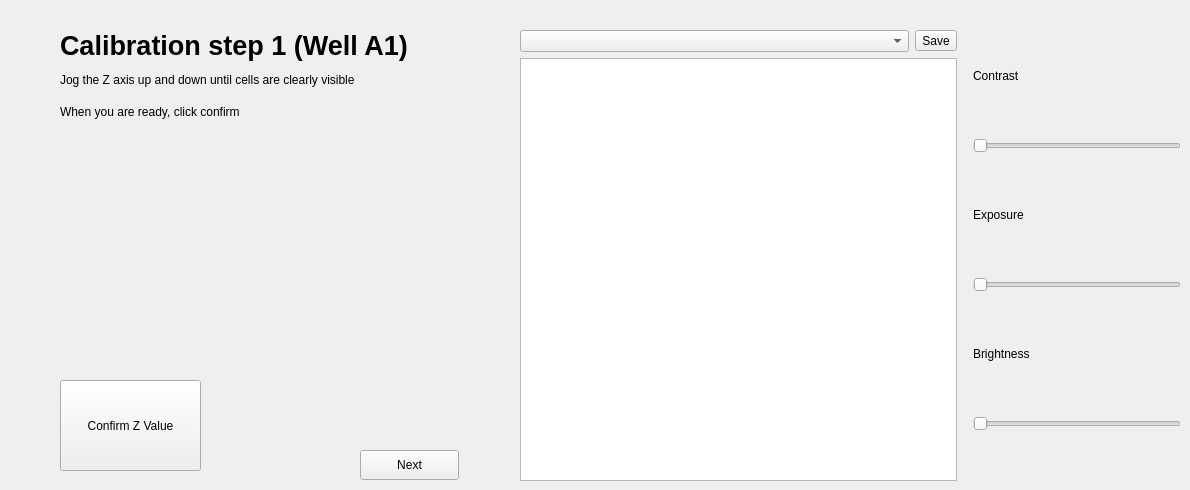
    <widget class="QWidget" name="page_4">
     <widget class="QWidget" name="layoutWidget">
      <property name="geometry">
       <rect>
        <x>10</x>
        <y>20</y>
        <width>471</width>
        <height>104</height>
       </rect>
      </property>
      <layout class="QVBoxLayout" name="verticalLayout_3">
       <property name="leftMargin">
        <number>50</number>
       </property>
       <property name="topMargin">
        <number>10</number>
       </property>
       <item>
        <widget class="QLabel" name="label">
         <property name="font">
          <font>
           <pointsize>20</pointsize>
           <weight>75</weight>
           <bold>true</bold>
          </font>
         </property>
         <property name="text">
          <string>Calibration step 1 (Well A1)</string>
         </property>
        </widget>
       </item>
       <item>
        <widget class="QLabel" name="label_2">
         <property name="text">
          <string>Jog the Z axis up and down until cells are clearly visible</string>
         </property>
        </widget>
       </item>
       <item>
        <widget class="QLabel" name="label_3">
         <property name="text">
          <string>When you are ready, click confirm </string>
         </property>
        </widget>
       </item>
      </layout>
     </widget>
     <widget class="QToolButton" name="confirmZ1">
      <property name="geometry">
       <rect>
        <x>60</x>
        <y>380</y>
        <width>141</width>
        <height>91</height>
       </rect>
      </property>
      <property name="text">
       <string>Confirm Z Value</string>
      </property>
     </widget>
     <widget class="QPushButton" name="next1">
      <property name="geometry">
       <rect>
        <x>360</x>
        <y>450</y>
        <width>99</width>
        <height>30</height>
       </rect>
      </property>
      <property name="text">
       <string>Next</string>
      </property>
     </widget>
     <widget class="QWidget" name="layoutWidget_2">
      <property name="geometry">
       <rect>
        <x>500</x>
        <y>20</y>
        <width>681</width>
        <height>461</height>
       </rect>
      </property>
      <layout class="QHBoxLayout" name="horizontalLayout_14" stretch="4,2">
       <property name="leftMargin">
        <number>20</number>
       </property>
       <item>
        <layout class="QVBoxLayout" name="verticalLayout_15">
         <property name="topMargin">
          <number>10</number>
         </property>
         <item>
          <layout class="QHBoxLayout" name="horizontalLayout_15">
           <item>
            <widget class="QComboBox" name="presetDropDown_5"/>
           </item>
           <item>
            <widget class="QToolButton" name="buttonSavePreset_5">
             <property name="text">
              <string>Save</string>
             </property>
            </widget>
           </item>
          </layout>
         </item>
         <item>
          <widget class="QListView" name="parameterListView_5"/>
         </item>
        </layout>
       </item>
       <item>
        <layout class="QVBoxLayout" name="verticalLayout_16">
         <property name="leftMargin">
          <number>10</number>
         </property>
         <item>
          <widget class="QLabel" name="labelContrast_5">
           <property name="maximumSize">
            <size>
             <width>80</width>
             <height>20</height>
            </size>
           </property>
           <property name="text">
            <string>Contrast</string>
           </property>
           <property name="alignment">
            <set>Qt::AlignLeading|Qt::AlignLeft|Qt::AlignVCenter</set>
           </property>
          </widget>
         </item>
         <item>
          <widget class="QSlider" name="sliderContrast_5">
           <property name="orientation">
            <enum>Qt::Horizontal</enum>
           </property>
          </widget>
         </item>
         <item>
          <widget class="QLabel" name="labelExposure_5">
           <property name="maximumSize">
            <size>
             <width>80</width>
             <height>20</height>
            </size>
           </property>
           <property name="text">
            <string>Exposure</string>
           </property>
           <property name="alignment">
            <set>Qt::AlignLeading|Qt::AlignLeft|Qt::AlignVCenter</set>
           </property>
          </widget>
         </item>
         <item>
          <widget class="QSlider" name="sliderExposure_5">
           <property name="orientation">
            <enum>Qt::Horizontal</enum>
           </property>
          </widget>
         </item>
         <item>
          <widget class="QLabel" name="l_5">
           <property name="maximumSize">
            <size>
             <width>80</width>
             <height>20</height>
            </size>
           </property>
           <property name="text">
            <string>Brightness</string>
           </property>
           <property name="alignment">
            <set>Qt::AlignLeading|Qt::AlignLeft|Qt::AlignVCenter</set>
           </property>
          </widget>
         </item>
         <item>
          <widget class="QSlider" name="sliderBrightness_5">
           <property name="orientation">
            <enum>Qt::Horizontal</enum>
           </property>
          </widget>
         </item>
        </layout>
       </item>
      </layout>
     </widget>
    </widget>
